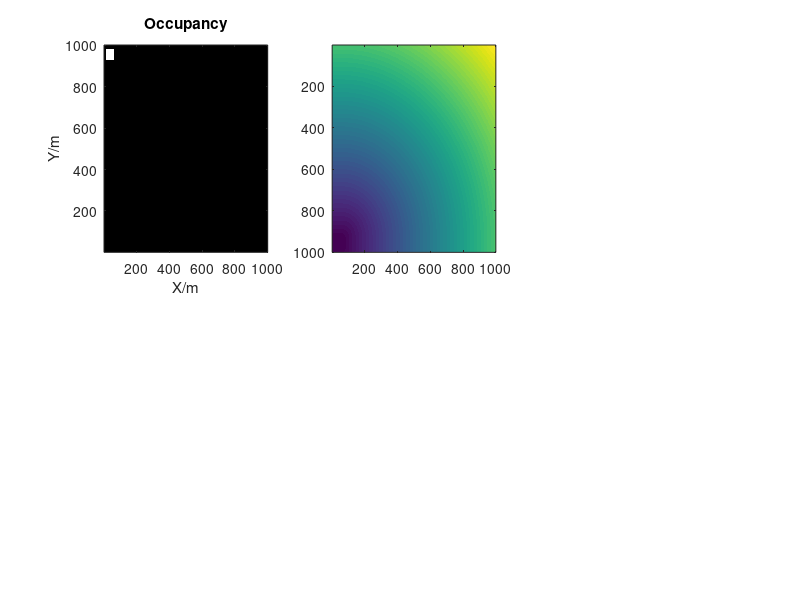

Write MATLAB code to recreate this figure. (Note: this script raises an error after producing the figure.)
close all
clear all
clc
format compact

% Nice colormaps: hsv, winter, bone, parula

env_size = 1000;
block_size = env_size/20;
x_start = 2;
y_start = env_size-block_size;
vx = 10;
vy= -20;


fh = figure(1);
set(gcf, 'Position',  [1350, 600, 1200, 700])

%% Trajectory
traj_mat = zeros(env_size,env_size);
for i = 1:env_size
    traj_mat(i,i) = i+500;
end

traj_inds = traj_mat > 0;


%% Loop through timesteps
predict_ahead_steps = 1;
for i = 1:env_size

    % Propogate the moving object    
    test_mat = zeros(env_size,env_size);
	dummy_mat = test_mat;
    
    x = x_start + i * vx;
    y = y_start + i * vy;
    
    if x<=env_size-block_size && y <=env_size-block_size && x>=1 && y >=1
        for j=0:block_size
            for k=0:block_size
                dummy_mat(y+j,x+k) = 1;
            end
        end
    else
        break
    end
    figure(1);

    subplot(2,3,1);
    h = imagesc(dummy_mat);
    colormap(gca, gray(2));
    title('Occupancy');
    xlabel('X/m');
    ylabel('Y/m');
    set(gca, 'YDir','normal')

    % Get SDF of the object 
%     figure(1);
    [D,idx] = bwdist(dummy_mat);
    subplot(2,3,2);
    h = imagesc(D);
    colormap(gca, parula(1000));
    title('SDF');
    xlabel('X/m');
    ylabel('Y/m');
    colorbar;
    set(gca, 'YDir','normal')

    if i>1
        % Get the change in SDF from last
%         figure(1);
        D_change = D - last_D;
        inds_ignore = D_change>0.99*min(min(D_change));
        

        if i>1+predict_ahead_steps
            subplot(2,3,3);
            h = imagesc(sdf_prediction{1});
            colormap(gca, parula(1000));
            title('SDF Prediction');
            xlabel('X/m');
            ylabel('Y/m');
            colorbar;
            set(gca, 'YDir','normal')
            
            subplot(2,3,4);
            h = imagesc(sdf_prediction{1} - D);
            colormap(gca, parula(1000));
            title('SDF Difference');
            xlabel('X/m');
            ylabel('Y/m');
            colorbar;
            set(gca, 'YDir','normal')
        end
   
        % Make prediction for next SDF
        if i<=predict_ahead_steps+1
            sdf_prediction{i-1} = D + D_change * predict_ahead_steps;
        else
            sdf_prediction = sdf_prediction(1,2:end);
            sdf_prediction{predict_ahead_steps} = D + D_change * predict_ahead_steps;
        end
        

    end
    last_D = D;

    pause(0.01)
end
